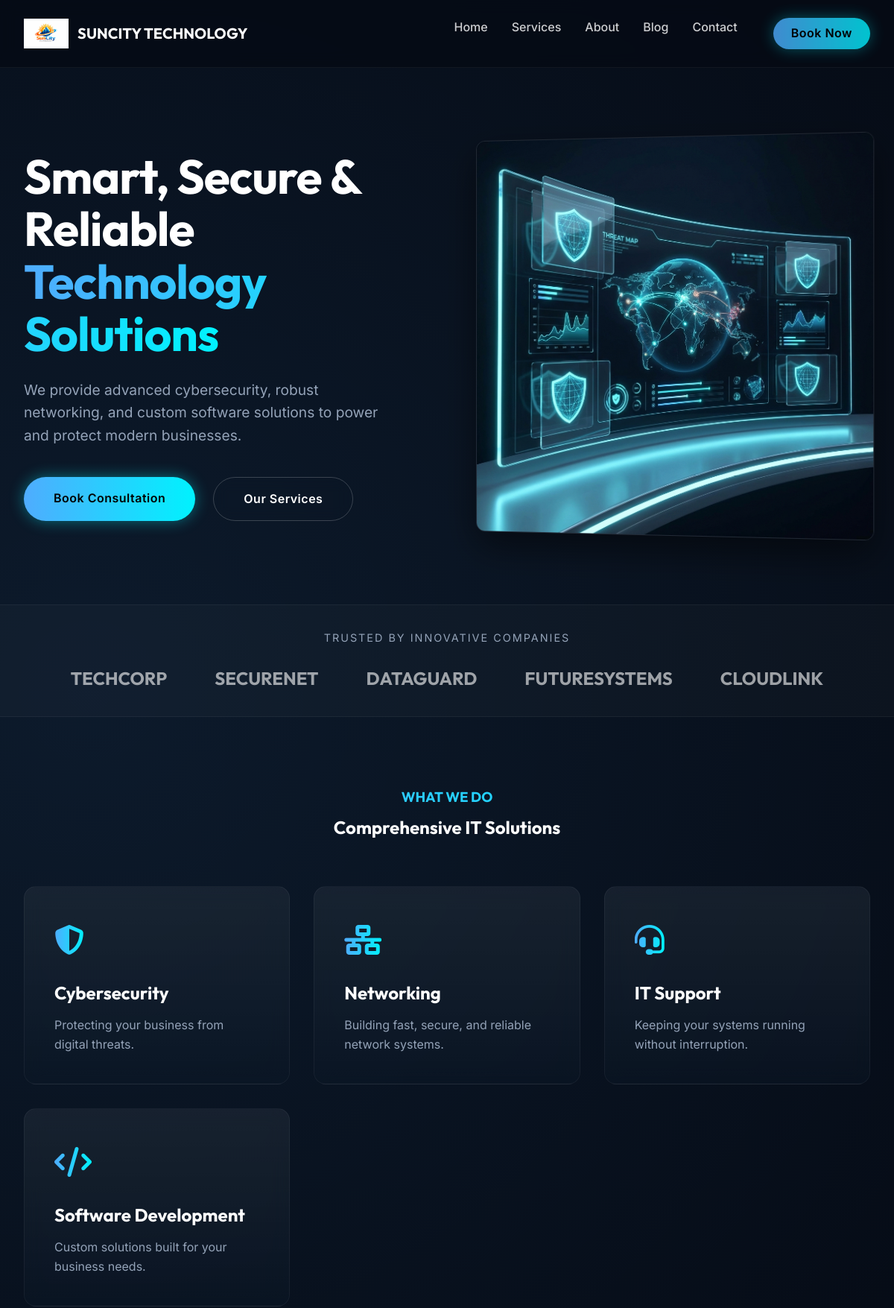
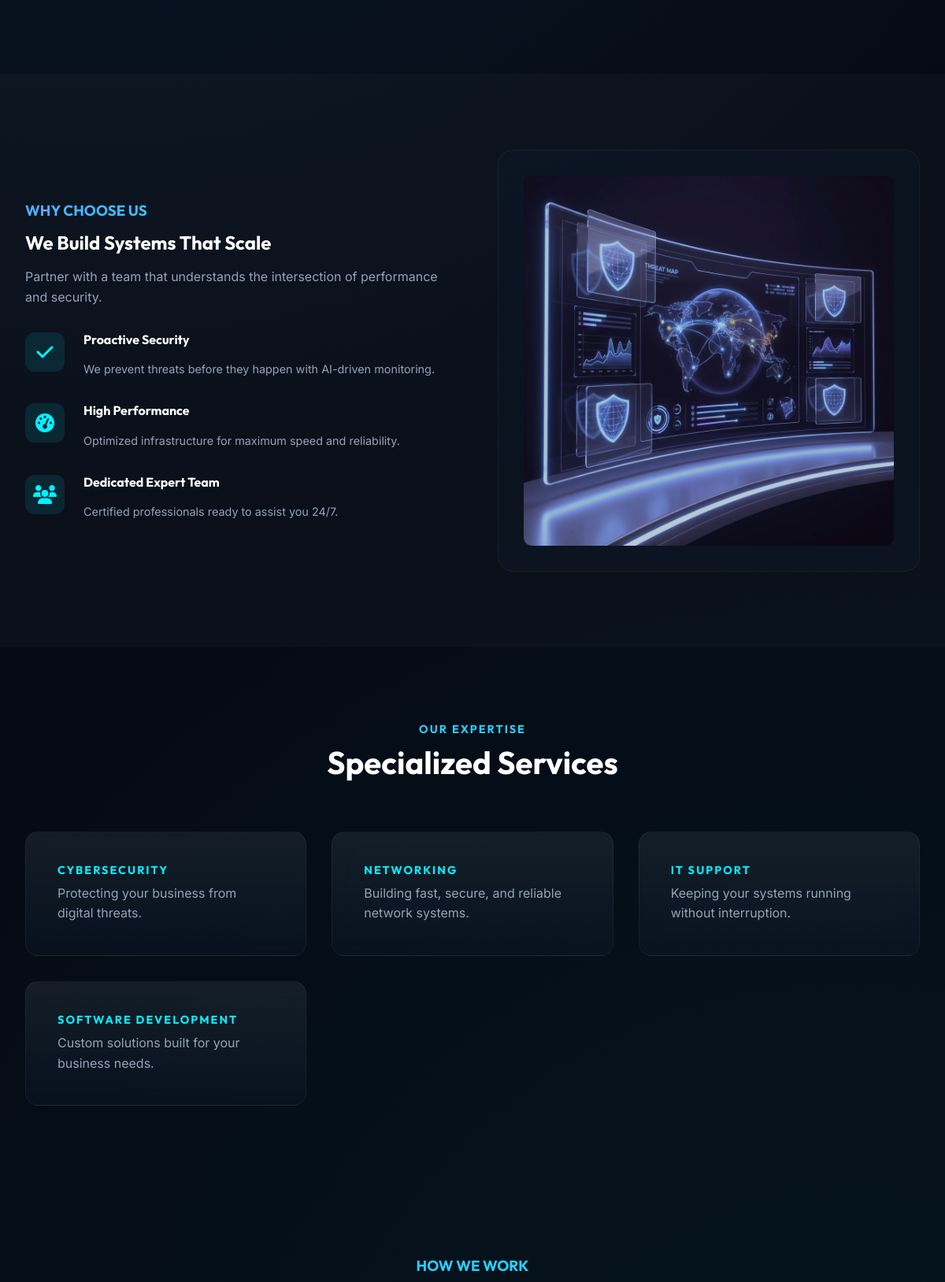
The page / (upper part) on the database its author committed (2 pictures, top to bottom).
### website/models.py (models this page shows, shortened)
class Service(models.Model):
    title = models.CharField(max_length=100)
    slug = models.SlugField(unique=True, blank=True)
    icon_class = models.CharField(max_length=50, help_text="FontAwesome class, e.g., 'fa-shield-alt'")
    tagline = models.CharField(max_length=255)
    offerings = models.TextField(help_text="Enter items separated by newlines")
    why_it_matters = models.TextField()
    target_audience = models.TextField(help_text="Enter items separated by newlines")
    order = models.IntegerField(default=0)
    is_active = models.BooleanField(default=True)
    class Meta:
        ordering = ['order', 'title']

### website/views.py (the view)
# urls.py: path('', views.index, name='index'),
def index(request):
    latest_posts = BlogPost.objects.order_by('-created_at')[:3]
    services = Service.objects.filter(is_active=True)[:4]
    return render(request, 'website/index.html', {
        'latest_posts': latest_posts,
        'services': services
    })

### templates/website/index.html (shortened to what this page needs)
{% load static %}
<!DOCTYPE html>
<html lang="en">
<head>
    <link rel="stylesheet" href="{% static 'css/style.css' %}">
    <link rel="stylesheet" href="https://cdnjs.cloudflare.com/ajax/libs/font-awesome/6.4.0/css/all.min.css">
</head>
<body>
    <header>
        <div class="container">
            <div class="logo">
                <img src="{% static 'images/logo.png' %}" alt="Suncity Logo">
                <span>SUNCITY TECHNOLOGY</span>
            </div>
            <nav aria-label="Main Navigation">
                <a href="{% url 'index' %}">Home</a>
                <a href="{% url 'services' %}">Services</a>
                <a href="{% url 'about' %}">About</a>
                <a href="{% url 'blog_list' %}">Blog</a>
                <a href="{% url 'contact' %}">Contact</a>
                <a href="{% url 'book_consultation' %}" class="btn btn-primary" style="padding: 0.5rem 1.5rem; margin-left: 1rem;">Book Now</a>
            </nav>
        </div>
    </header>
    <section class="hero" aria-label="Hero Section">
        <div class="container hero-content">
            <div class="hero-text">
                <h1>Smart, Secure &amp; Reliable <span class="text-gradient">Technology Solutions</span></h1>
                <p>We provide advanced cybersecurity, robust networking, and custom software solutions to power and protect modern businesses.</p>
                <div class="hero-buttons">
                    <a href="{% url 'book_consultation' %}" class="btn btn-primary">Book Consultation</a>
                    <a href="{% url 'services' %}" class="btn btn-outline">Our Services</a>
                </div>
            </div>
            <div class="hero-image">
                <img src="{% static 'images/dashboard_mockup.png' %}" alt="Cybersecurity Dashboard Interface">
            </div>
        </div>
    </section>
    <div class="trusted-by">
        <div class="container">
            <p>Trusted by innovative companies</p>
            <div class="logos">
                <span>TECHCORP</span>
                <span>SECURENET</span>
                <span>DATAGUARD</span>
                <span>FUTURESYSTEMS</span>
                <span>CLOUDLINK</span>
            </div>
        </div>
    </div>
    <section class="section">
        <div class="container">
            <div class="text-center mb-4">
                <h3 class="text-gradient">WHAT WE DO</h3>
                <h2>Comprehensive IT Solutions</h2>
            </div>
            <div class="grid-cards">
                {% for service in services %}
                <div class="card" data-service="{{ service.slug }}">
                    <div class="card-icon text-gradient"><i class="fas {{ service.icon_class }}" aria-hidden="true"></i></div>
                    <h3>{{ service.title }}</h3>
                    <p>{{ service.tagline }}</p>
                </div>
                {% empty %}
                <p class="text-muted text-center col-span-full">Explore our innovative IT services below.</p>
                {% endfor %}
            </div>
        </div>
    </section>
    <section class="section bg-glass">
        <div class="container benefits-grid">
            <div class="benefits-text">
                <h3 class="text-gradient">WHY CHOOSE US</h3>
                <h2>We Build Systems That Scale</h2>
                <p class="mb-2 text-muted">Partner with a team that understands the intersection of performance and security.</p>
                <div class="benefits-list">
                    <div class="benefit-item">
                        <div class="benefit-icon"><i class="fas fa-check" aria-hidden="true"></i></div>
                        <div>
                            <h4>Proactive Security</h4>
                            <p class="fs-sm text-muted">We prevent threats before they happen with AI-driven monitoring.</p>
                        </div>
                    </div>
                    <div class="benefit-item">
                        <div class="benefit-icon"><i class="fas fa-tachometer-alt" aria-hidden="true"></i></div>
                        <div>
                            <h4>High Performance</h4>
                            <p class="fs-sm text-muted">Optimized infrastructure for maximum speed and reliability.</p>
                        </div>
                    </div>
                    <div class="benefit-item">
                        <div class="benefit-icon"><i class="fas fa-users" aria-hidden="true"></i></div>
                        <div>
                            <h4>Dedicated Expert Team</h4>
                            <p class="fs-sm text-muted">Certified professionals ready to assist you 24/7.</p>
                        </div>
                    </div>
                </div>
            </div>
            <div class="benefits-image">
                 <div class="img-filter-overlay">
                    <img src="{% static 'images/dashboard_mockup.png' %}" alt="Analytics" class="img-hue-rotate">
                 </div>
            </div>
        </div>
    </section>
    <section class="section services">
        <div class="container">
            <div class="text-center mb-4">
                <h3 class="text-gradient">OUR EXPERTISE</h3>
                <h2>Specialized Services</h2>
            </div>
            <div class="grid-cards">
                {% for service in services %}
                <div class="card" data-service="{{ service.slug }}">
                    <h3>{{ service.title }}</h3>
                    <p>{{ service.tagline }}</p>
                </div>
                {% endfor %}
            </div>
        </div>
    </section>
    <section class="section">
        <div class="container text-center">
            <h3 class="text-gradient">HOW WE WORK</h3>
        </div>
    </section>
</body>
</html>

### rows shown on the page
Service: title "Cybersecurity", tagline "Protecting your business from digital threats.", title "CYBERSECURITY"
Service: title "Networking", tagline "Building fast, secure, and reliable network systems.", title "NETWORKING"
Service: title "IT Support", tagline "Keeping your systems running without interruption.", title "IT SUPPORT"
Service: title "Software Development", tagline "Custom solutions built for your business needs.", title "SOFTWARE DEVELOPMENT"
